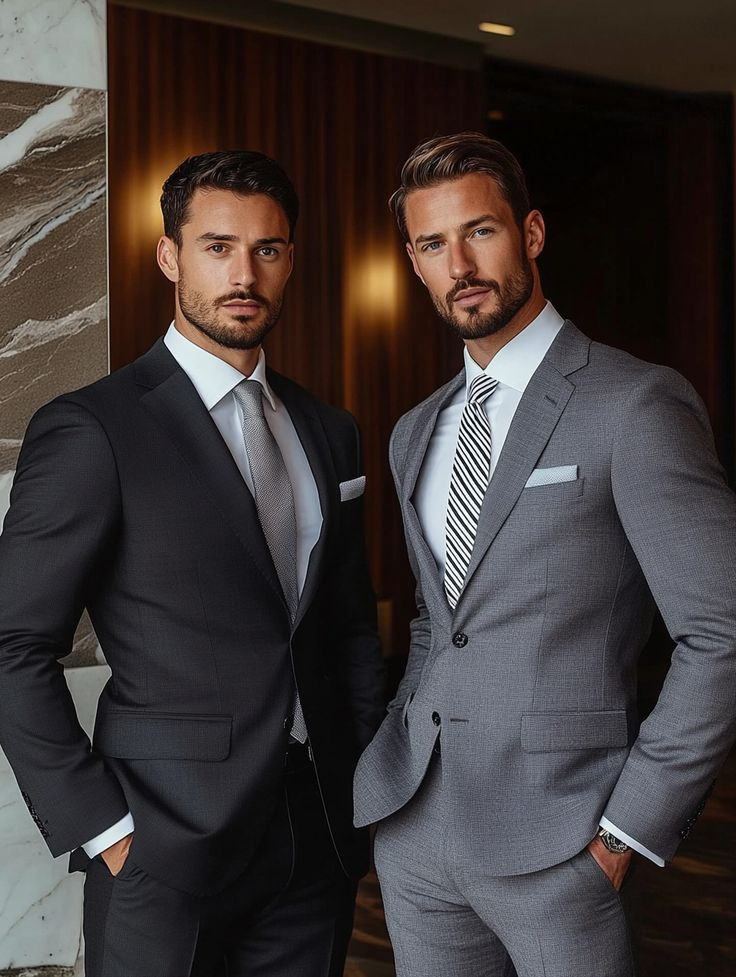
#> input picture suits.jpg, 736 x 977 px
$ python main.py
#> lines starting #> are read from the running program, lines starting #| are printed output that depends on the picture
from turtledemo.nim import COLOR

import cv2

face_haar_cascade = cv2.CascadeClassifier('haarcascade_frontalface_default.xml')
image = cv2.imread('suits.jpg')
#> image is the input picture: shape (977, 736, 3); mean B, G, R 54.7, 55.7, 62.7
gray_image = cv2.cvtColor(image, cv2.COLOR_BGR2GRAY)
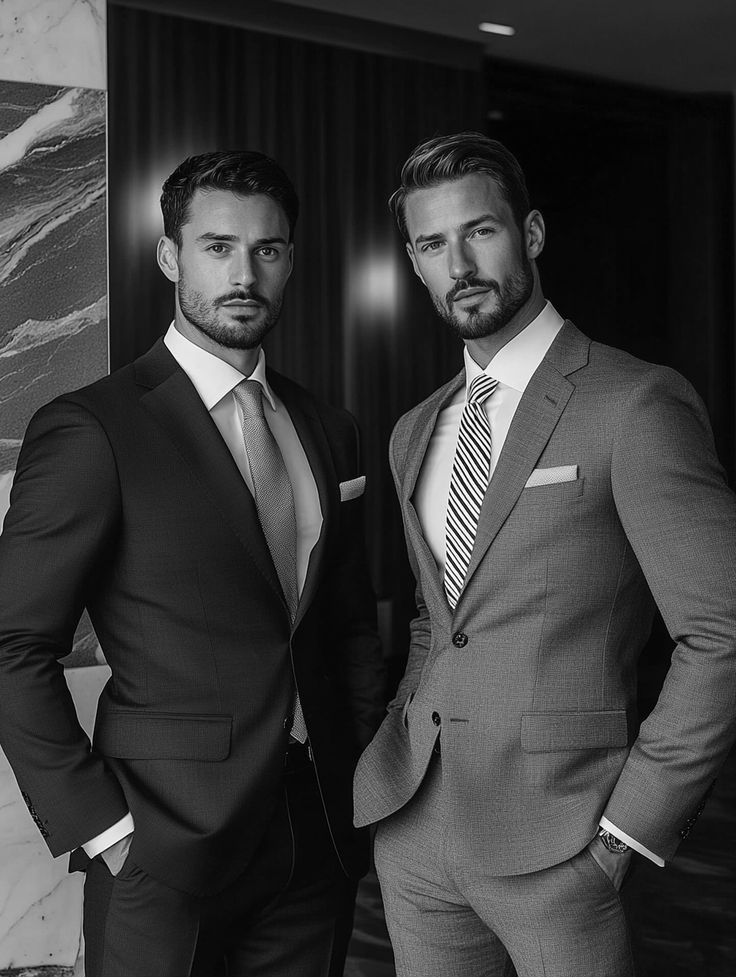
#> gray_image: shape (977, 736); min 0, max 255, mean 57.7
#cv2.imshow("Gray", "gray")
#cv2.waitKey()

#> (the run stopped early here; a loop or call above may not have finished)
